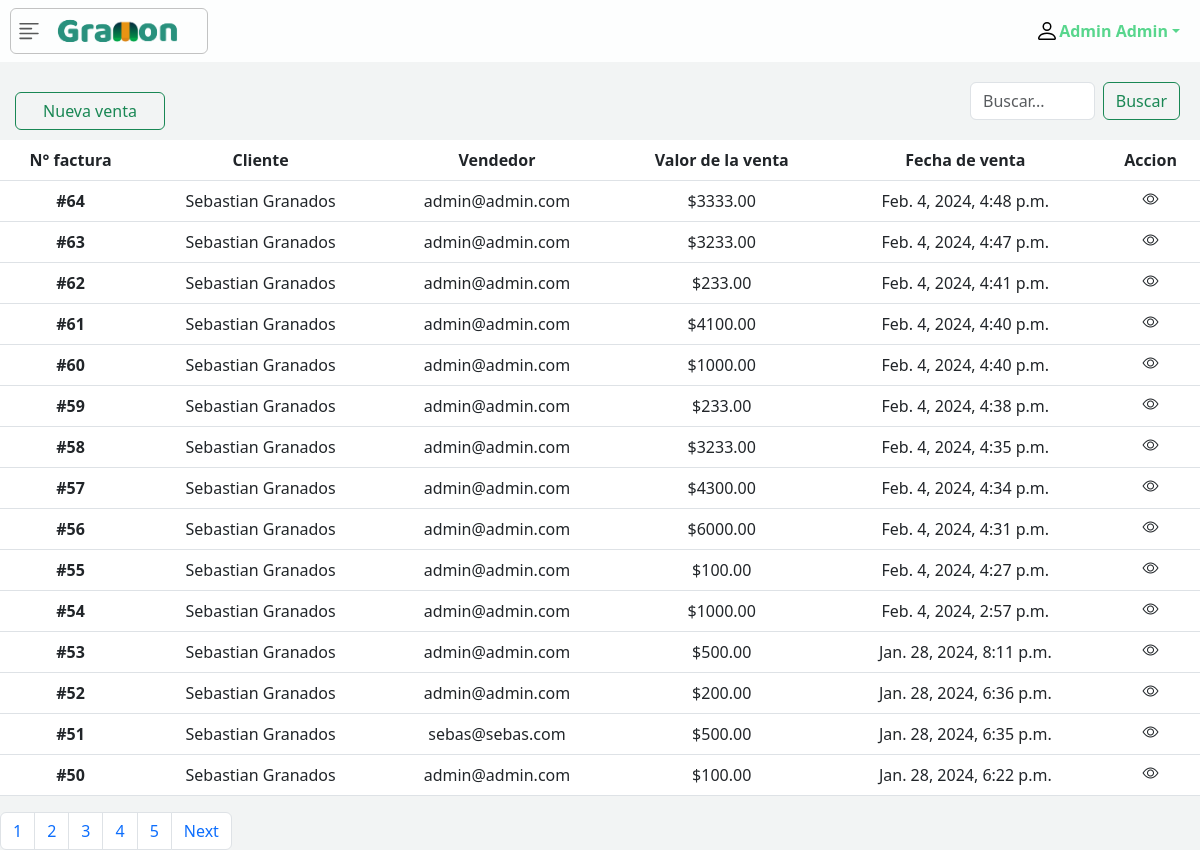
The page /history_sales/ (signed in) on the database as committed earlier.
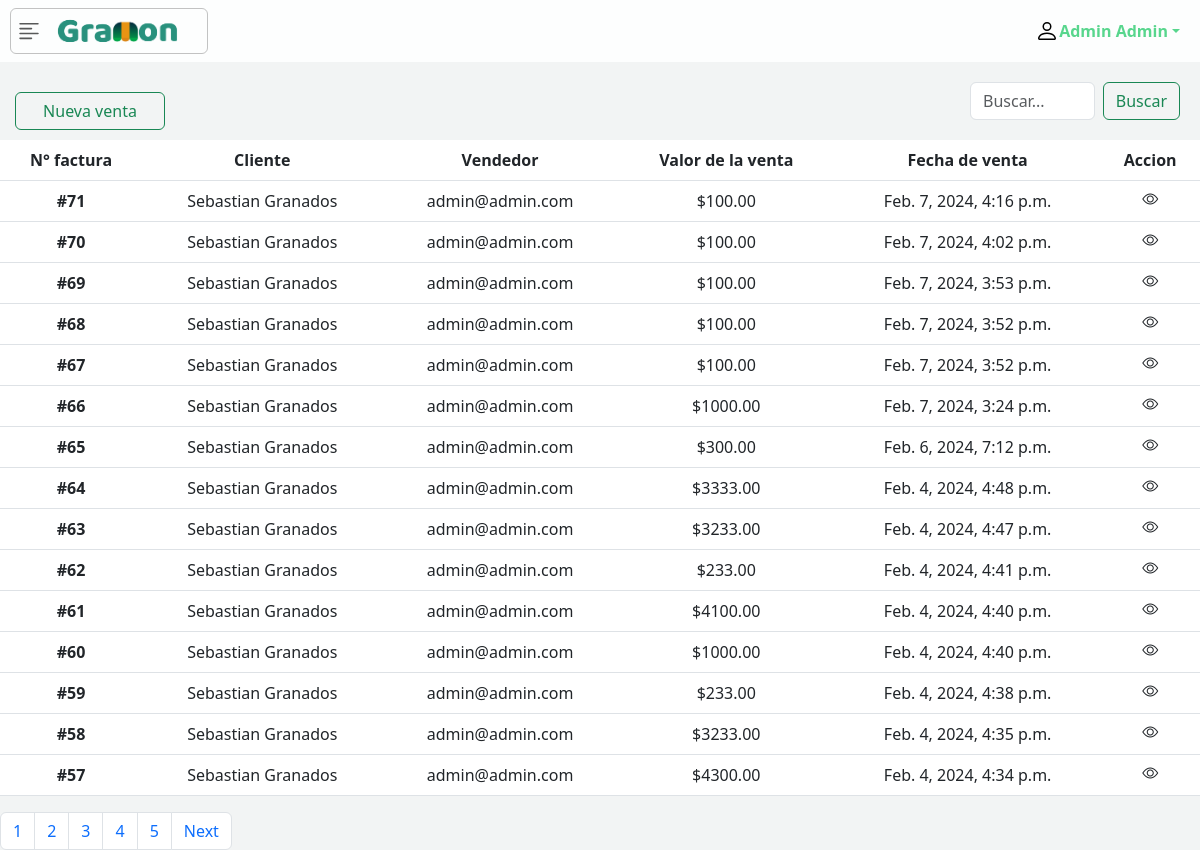
The same page on the database as committed later.
### apps/sales_app/models.py (models this page shows, shortened)
class Sales(models.Model):
    user = models.ForeignKey(User, on_delete=models.CASCADE)
    client = models.ForeignKey(Customer, on_delete=models.CASCADE)
    products = models.ManyToManyField(Products,through='SaleProduct')
    created_at = models.DateTimeField(auto_now_add=True)
    valor_final = models.DecimalField(max_digits=99, decimal_places=2)
    pay = models.DecimalField(max_digits=99, decimal_places=0)
    change = models.DecimalField(max_digits=99, decimal_places=0,default=0)

### apps/customers_app/models.py (models this page shows, shortened)
class Customer(models.Model):
    id = models.PositiveIntegerField(primary_key=True)
    name = models.CharField(max_length=50)
    last_name = models.CharField(max_length=50)
    email = models.EmailField(max_length=254,blank=True)
    adress = models.CharField(max_length=50, blank=True)
    number = models.IntegerField()
    full_name = models.CharField(max_length=100, default="", editable=False)
    def __str__(self):
        return self.name +' '+self.last_name

### apps/adminusers_app/models.py (models this page shows, shortened)
class User(AbstractUser):
    GENDER_CHOICES = (
        ('Masculino', 'Masculino'),
        ('Femenino', 'Femenino')
    )
    gender = models.CharField(max_length=10, blank=True, choices=GENDER_CHOICES)
    email = models.EmailField(("email address"), unique=True)
    REQUIRED_FIELDS = ['first_name', 'last_name', 'email','is_superuser']
    full_name = models.CharField(max_length=100, default="", editable=False)
    objects = USerManager()
    def __str__(self):
        return self.email

### apps/sales_app/views.py (the view)
# urls.py: path('history_sales/',salesListView.as_view(), name='list_sale')
class salesListView(LoginRequiredMixin,ListView):
    model = Sales
    template_name = "sales/list_sale.html"
    context_object_name = 'history'
    ordering = ['-id']
    paginate_by = 15
    login_url = reverse_lazy('user_app:login')

### templates/sales/list_sale.html (shortened to what this page needs)
{% extends 'base.html' %}
{% load static %}
{% block head %}
    <link rel="stylesheet" href="{% static 'css/sales_css/list_sale.css' %}">
{% endblock head %}
{% block content %}
    <div class="d-flex justify-content-between align-items-center" style="width: 100%;">
        <a style="width: 150px; text-align: center; margin-top: 20px; margin-left: 15px;" class="btn btn-outline-success" role="button" href="{% url 'new_sale' %}">
            Nueva venta
        </a>
        <div class="d-flex" style="padding: 20px 20px; width: 250px;">
            <input class="form-control me-2" type="search" placeholder="Buscar..." aria-label="Search" name="search_sale" id="search_sale">
            <button class="btn btn-outline-success" id="botom_search_sale">Buscar</button>
        </div>
    </div>
    <div class="table-responsive">
        <table class="table table-hover" style="text-align: center;">
            <thead>
                <tr>
                    <th scope="col">N° factura</th>
                    <th scope="col">Cliente</th>
                    <th scope="col">Vendedor</th>
                    <th scope="col">Valor de la venta</th>
                    <th scope="col">Fecha de venta</th>
                    <th scope="colgroup">Accion</th>
                </tr>
            </thead>
            <tbody class="showResults">
                {% for venta in history%}
                <tr>
                    <th scope="row">#{{venta.id}}</th>
                    <td>{{venta.client}}</td>
                    <td>{{venta.user}}</td>
                    <td>${{venta.valor_final}}</td>
                    <td>{{venta.created_at}}</td>
                    <td style="text-align: center;">
                        <i class="bi bi-eye visualizer" data-id="{{venta.id}}"></i>
                    </td>
                </tr>
                {% endfor %}
            </tbody>
        </table>
    </div>
    {% if is_paginated %}
    <div id="pagination-container">
        <nav aria-label="...">
            <ul class="pagination">
                {% for pagina in paginator.page_range %}
                    <li class="page-item"><a class="page-link" href="?page={{pagina}}">{{ pagina }}</a></li>
                {% endfor %}
                {% if page_obj.has_next %}
                    <li class="page-item">
                        <a class="page-link" href="?page={{page_obj.next_page_number}}">Next</a>
                    </li>
                {% endif %}
            </ul>
        </nav>
    </div>
    {% endif %}
{% endblock content %}

Rows that differ between the two databases and show on the page:
no longer on this page (row unchanged): Sales: id "56", client "Sebastian Granados", user "admin@admin.com", valor_final "6000.00", created_at "Feb. 4, 2024, 4:31 p.m."
no longer on this page (row unchanged): Sales: id "55", client "Sebastian Granados", user "admin@admin.com", valor_final "100.00", created_at "Feb. 4, 2024, 4:27 p.m."
no longer on this page (row unchanged): Sales: id "54", client "Sebastian Granados", user "admin@admin.com", valor_final "1000.00", created_at "Feb. 4, 2024, 2:57 p.m."
no longer on this page (row unchanged): Sales: id "53", client "Sebastian Granados", user "admin@admin.com", valor_final "500.00", created_at "Jan. 28, 2024, 8:11 p.m."
no longer on this page (row unchanged): Sales: id "52", client "Sebastian Granados", user "admin@admin.com", valor_final "200.00", created_at "Jan. 28, 2024, 6:36 p.m."
no longer on this page (row unchanged): Sales: id "51", client "Sebastian Granados", user "sebas@sebas.com", valor_final "500.00", created_at "Jan. 28, 2024, 6:35 p.m."
no longer on this page (row unchanged): Sales: id "50", client "Sebastian Granados", user "admin@admin.com", valor_final "100.00", created_at "Jan. 28, 2024, 6:22 p.m."
added Sales: id "71", client "Sebastian Granados", user "admin@admin.com", valor_final "100.00", created_at "Feb. 7, 2024, 4:16 p.m."
added Sales: id "70", client "Sebastian Granados", user "admin@admin.com", valor_final "100.00", created_at "Feb. 7, 2024, 4:02 p.m."
added Sales: id "69", client "Sebastian Granados", user "admin@admin.com", valor_final "100.00", created_at "Feb. 7, 2024, 3:53 p.m."
added Sales: id "68", client "Sebastian Granados", user "admin@admin.com", valor_final "100.00", created_at "Feb. 7, 2024, 3:52 p.m."
added Sales: id "67", client "Sebastian Granados", user "admin@admin.com", valor_final "100.00", created_at "Feb. 7, 2024, 3:52 p.m."
added Sales: id "66", client "Sebastian Granados", user "admin@admin.com", valor_final "1000.00", created_at "Feb. 7, 2024, 3:24 p.m."
added Sales: id "65", client "Sebastian Granados", user "admin@admin.com", valor_final "300.00", created_at "Feb. 6, 2024, 7:12 p.m."
